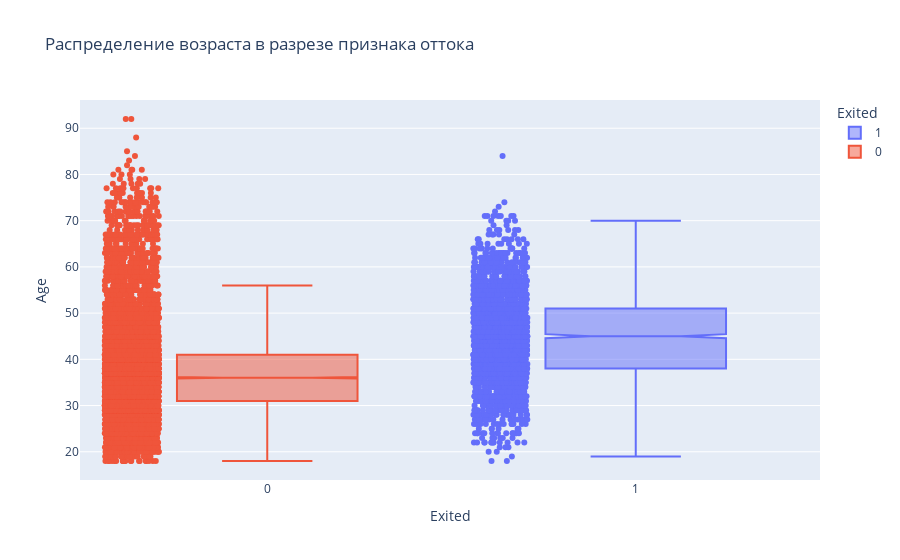

The notebook cell saved with this chart:
### Code cell
# второй способ, но первый мне понравился больше.
fig = px.box(churn_data,
            y = 'Age',
            x = 'Exited',
            points='all',
            notched=True,
            color='Exited',
            title='Распределение возраста в разрезе признака оттока',
            labels=['Остались', 'Ушли'],
            )

fig.show()

### Figure 1 — Plotly figure (JSON) as saved in the notebook; plotly's stock layout.template omitted (floating-point values rounded to 4 significant figures; data arrays with more than 128 entries replaced by an {"elided": "..."} marker saying what was removed)
{"data": [{"alignmentgroup": "True", "boxpoints": "all", "hovertemplate": "Exited=%{x}<br>Age=%{y}<extra></extra>", "legendgroup": "1", "marker": {"color": "#636efa"}, "name": "1", "notched": true, "offsetgroup": "1", "orientation": "v", "showlegend": true, "type": "box", "x": {"elided": "2037 int values"}, "x0": " ", "xaxis": "x", "y": {"elided": "2037 int values"}, "y0": " ", "yaxis": "y"}, {"alignmentgroup": "True", "boxpoints": "all", "hovertemplate": "Exited=%{x}<br>Age=%{y}<extra></extra>", "legendgroup": "0", "marker": {"color": "#EF553B"}, "name": "0", "notched": true, "offsetgroup": "0", "orientation": "v", "showlegend": true, "type": "box", "x": {"elided": "7963 int values"}, "x0": " ", "xaxis": "x", "y": {"elided": "7963 int values"}, "y0": " ", "yaxis": "y"}], "layout": {"boxmode": "overlay", "legend": {"title": {"text": "Exited"}, "tracegroupgap": 0}, "title": {"text": "Распределение возраста в разрезе признака оттока"}, "xaxis": {"anchor": "y", "categoryarray": [1, 0], "categoryorder": "array", "domain": [0, 1], "title": {"text": "Exited"}}, "yaxis": {"anchor": "x", "domain": [0, 1], "title": {"text": "Age"}}}}
